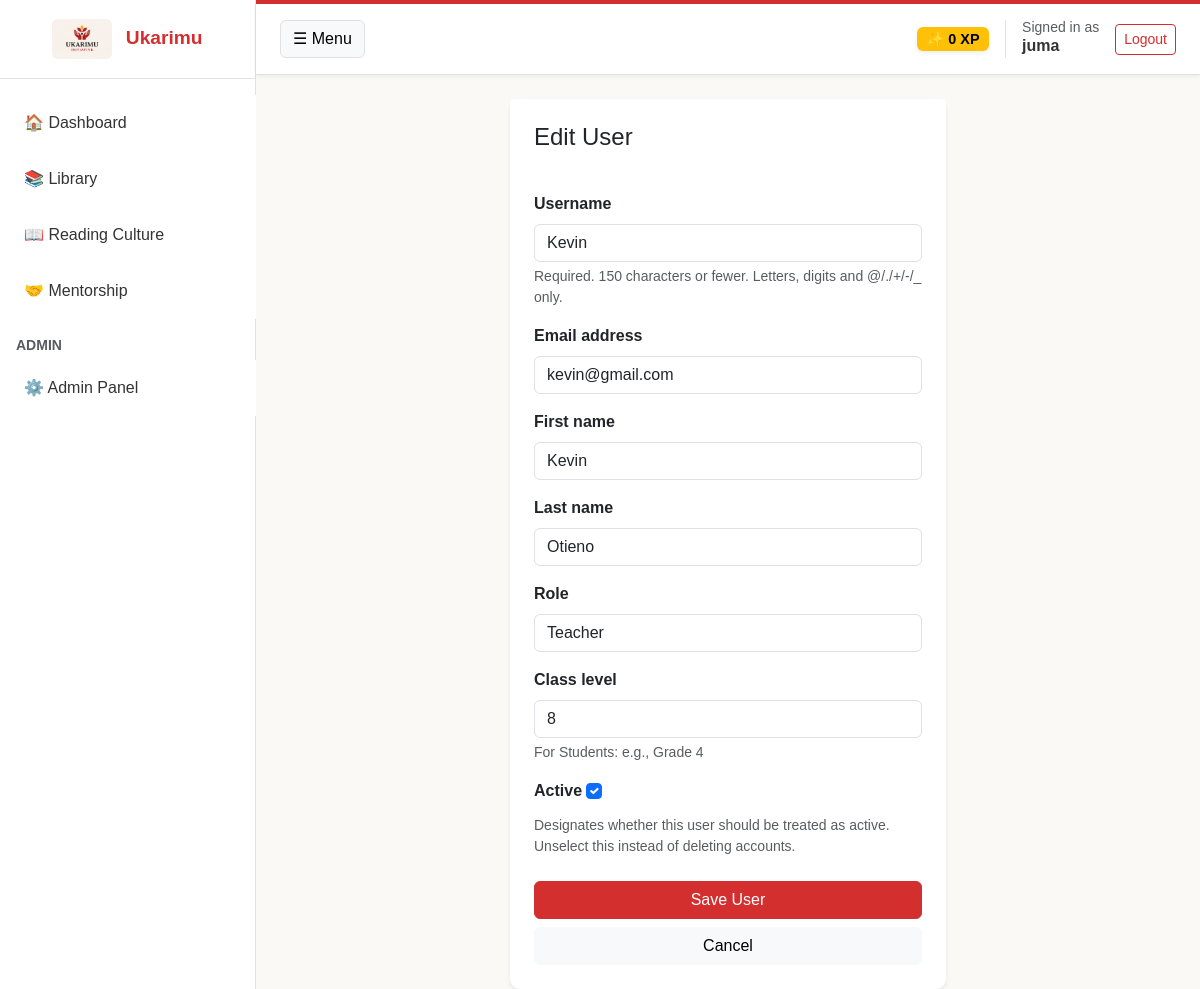
Page /user/2/edit/ (signed in) on the committed database.
### users/models.py (models this page shows, shortened)
class User(AbstractUser):
    ROLE_CHOICES = (
        ('student', 'Student'),
        ('teacher', 'Teacher'),
        ('mentor', 'Mentor'),
        ('admin', 'Admin'),
    )
    role = models.CharField(max_length=10, choices=ROLE_CHOICES, default='student')
    class_level = models.CharField(max_length=20, blank=True, null=True, help_text="For Students: e.g., Grade 4")

### users/views.py (the view)
# urls.py: path('user/<int:pk>/edit/', views.user_edit, name='user_edit'),
@login_required
@user_passes_test(is_admin)
def user_edit(request, pk):
    user_obj = get_object_or_404(User, pk=pk)
    if request.method == 'POST':
        form = UserEditForm(request.POST, instance=user_obj)
        if form.is_valid():
            form.save()
            return redirect('admin_dashboard')
    else:
        form = UserEditForm(instance=user_obj)
    return render(request, 'users/user_form.html', {'form': form, 'title': 'Edit User'})

### users/forms.py
class UserEditForm(forms.ModelForm):
    class Meta:
        model = User
        fields = ['username', 'email', 'first_name', 'last_name', 'role', 'class_level', 'is_active']

### users/views.py (called while the page is built)
def is_admin(user):
    return user.is_authenticated and (user.role == 'admin' or user.is_superuser)

### templates/users/user_form.html (shortened to what this page needs)
{% extends 'base.html' %}
{% block content %}
<div class="row justify-content-center">
    <div class="col-md-8 col-lg-6">
        <div class="card shadow-sm">
            <div class="card-header bg-white border-bottom-0 pt-4 px-4">
                <h4>{{ title }}</h4>
            </div>
            <div class="card-body p-4">
                <form method="post">
                    {% for field in form %}
                    <div class="mb-3">
                        <label class="form-label fw-bold">{{ field.label }}</label>
                        {{ field }}
                        {% if field.help_text %}<div class="form-text small">{{ field.help_text }}</div>{% endif %}
                    </div>
                    {% endfor %}
                    <div class="d-grid gap-2 mt-4">
                        <button type="submit" class="btn btn-primary">Save User</button>
                        <a href="{% url 'admin_dashboard' %}" class="btn btn-light">Cancel</a>
                    </div>
                </form>
            </div>
        </div>
    </div>
</div>
{% endblock %}

### templates/base.html (shortened to what this page needs)
<!DOCTYPE html>
{% load static %}
<html lang="en">
<head>
    <link href="https://cdn.jsdelivr.net/npm/bootstrap@5.3.0/dist/css/bootstrap.min.css" rel="stylesheet">
    <link rel="stylesheet" href="{% static 'css/style.css' %}">
</head>
<body>
    <div class="d-flex" id="wrapper">
        <div id="sidebar-wrapper">
            <div class="sidebar-heading text-center">
                <img src="{% static 'img/Logo.jpeg' %}" alt="Logo" height="40" class="rounded me-2">
                Ukarimu
            </div>
            <div class="list-group list-group-flush mt-3">
                <a href="{% url 'dashboard' %}" class="list-group-item list-group-item-action {% if request.resolver_match.url_name == 'dashboard' %}active{% endif %}">
                    🏠 Dashboard
                </a>
                <a href="{% url 'library_list' %}" class="list-group-item list-group-item-action {% if 'library' in request.path %}active{% endif %}">
                    📚 Library
                </a>
                {% if user.is_authenticated %}
                    <a href="{% if user.role == 'student' %}{% url 'reading_history' %}{% else %}{% url 'reading_monitoring' %}{% endif %}" class="list-group-item list-group-item-action ">
                        📖 Reading Culture
                    </a>
                {% endif %}
                <a href="{% url 'mentorship_list' %}" class="list-group-item list-group-item-action {% if 'mentorship' in request.path %}active{% endif %}">
                    🤝 Mentorship
                </a>
                {% if user.is_staff or user.is_superuser %}
                <div class="mt-3 mb-1 px-3 text-muted small fw-bold text-uppercase">Admin</div>
                <a href="{% url 'admin_dashboard' %}" class="list-group-item list-group-item-action {% if 'admin' in request.path %}active{% endif %}">
                    ⚙️ Admin Panel
                </a>
                {% endif %}
            </div>
        </div>
        <div id="page-content-wrapper">
            <nav class="navbar navbar-expand-lg navbar-light bg-white navbar-custom mb-4 px-4 py-3">
                <button class="btn btn-light border" id="sidebarToggle">☰ Menu</button>
                <div class="ms-auto d-flex align-items-center">
                    {% if user.is_authenticated %}
                        <span id="xp-badge" class="badge bg-warning text-dark me-3 shadow-sm" style="font-size: 0.9rem;">✨ 0 XP</span>
                        <div class="border-start ps-3">
                            <small class="text-muted d-block" style="line-height: 1;">Signed in as</small>
                            <span class="fw-bold">{{ user.username }}</span>
                        </div>
                        <form action="{% url 'logout' %}" method="post" class="d-inline ms-3">
                            <button type="submit" class="btn btn-sm btn-outline-danger">Logout</button>
                        </form>
                    {% endif %}
                </div>
            </nav>
            <div class="container-fluid px-4">
                {% block content %}{% endblock %}
            </div>
        </div>
    </div>
</body>
</html>

### static/css/style.css (style rules this page uses)
:root { --brand-primary: #D32F2F; --brand-secondary: #FFC107; --brand-bg: #FAF9F6; --brand-text: #333333; --brand-accent: #000000; }
body { background-color: var(--brand-bg); font-family: sans-serif; color: var(--brand-text); }
.bg-primary, .btn-primary, .bg-danger, .btn-danger { background-color: var(--brand-primary) !important; border-color: var(--brand-primary) !important; color: white !important; }
.text-primary, .text-danger, .btn-outline-primary, .btn-outline-danger { color: var(--brand-primary) !important; border-color: var(--brand-primary) !important; }
.bg-info, .btn-info, .bg-warning, .btn-warning { background-color: var(--brand-secondary) !important; border-color: var(--brand-secondary) !important; color: black !important; }
.card { border-radius: 10px; border: none; box-shadow: 0 4px 6px rgba(0,0,0,0.1); transition: transform 0.2s ease-in-out, box-shadow 0.2s ease-in-out; }
.navbar { box-shadow: 0 2px 4px rgba(0,0,0,0.05); border-top: 4px solid var(--brand-primary); }
a { color: var(--brand-primary); text-decoration: none; transition: color 0.2s; }
.btn { transition: all 0.2s; }
#wrapper { overflow-x: hidden; display: flex; }
#sidebar-wrapper { min-height: 100vh; margin-left: -16rem; transition: margin 0.25s ease-out; width: 16rem; background-color: white; border-right: 1px solid #dee2e6; }
#sidebar-wrapper .sidebar-heading { padding: 1.2rem 1.5rem; font-size: 1.2rem; font-weight: bold; color: var(--brand-primary); border-bottom: 1px solid #dee2e6; }
#sidebar-wrapper .list-group { width: 16rem; }
#page-content-wrapper { width: 100%; }
@media (min-width: 768px) { #sidebar-wrapper { margin-left: 0; } }
@media (min-width: 768px) { #page-content-wrapper { width: 100%; } }
.list-group-item { border: none; padding: 1rem 1.5rem; font-weight: 500; color: var(--brand-text); }
.navbar-custom { box-shadow: 0 2px 4px rgba(0,0,0,0.05); border-bottom: 1px solid #dee2e6; }

### rows in the picture
User: username "juma"
User: form "Kevin" "kevin@gmail.com" "Kevin" "Otieno" "Teacher" "8" "☑"

### other values in the picture
{{ title }} "Edit User"
{{ field.label }} "Username" "Email address" "First name" "Last name" "Role" "Class level" "Active"
{{ field.help_text }} "Required. 150 characters or fewer. Letters, digits and @/./+/-/_ only." "For Students: e.g., Grade 4" "Designates whether this user should be treated as active. Unselect this instead of deleting accounts."
